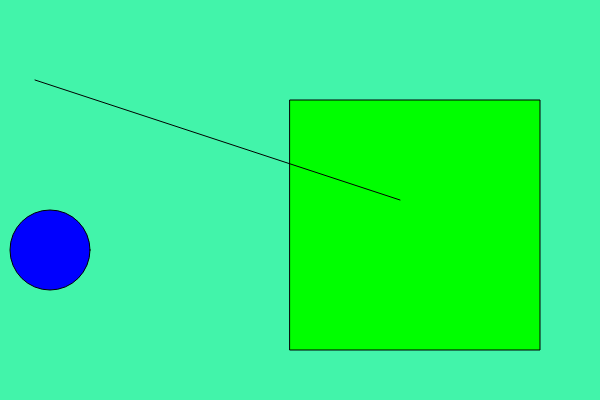
Frame 1 (no input)
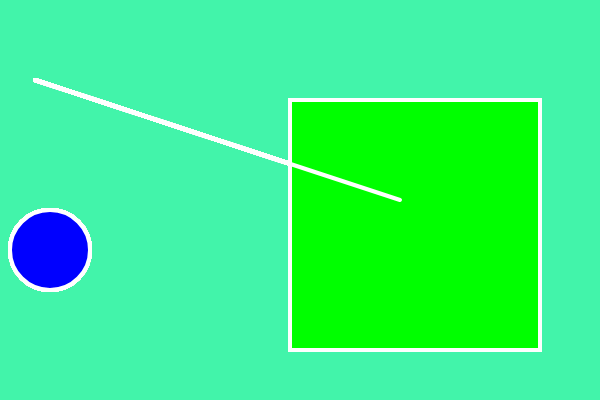
Frame 60 (no input)
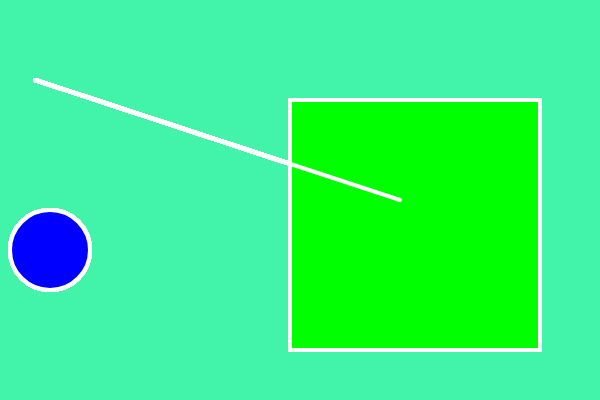
Frame 120 (the mouse pressed at the canvas centre since frame 60)

The p5.js sketch that drew these frames (run headless with seeded random() and noise() and a simulated clock; from frame 60 on, the mouse is pressed at the canvas centre):

// p5.js sketch
// ── sketch.js
function setup(){
    createCanvas(600,400);
    background(66,244,170);
}

function draw(){
    fill(0,255,0);
    rect(290,100,250,250);
    
    fill(0,0,255);
    ellipse(50,250,80,80);
    
    line(35,80,400,200);
    stroke(255,255,255);
    strokeWeight(4);
}
